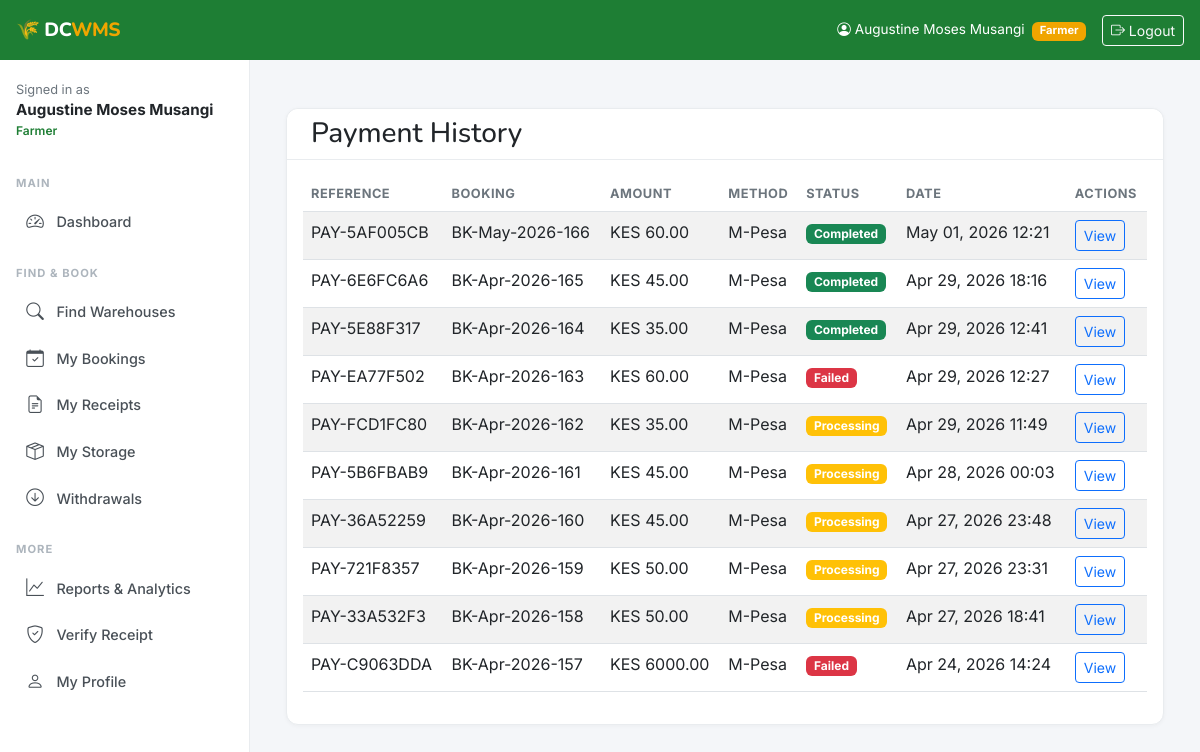
Screenshot of /payments/history/ (signed in) with the database file from the repository.
### accounts/models.py (models this page shows, shortened)
class User(AbstractUser):
    ROLE_FARMER = 'farmer'
    ROLE_OPERATOR = 'operator'
    ROLE_ADMIN = 'admin'
    ROLE_CHOICES = [
        (ROLE_FARMER, 'Farmer'),
        (ROLE_OPERATOR, 'Warehouse Operator'),
        (ROLE_ADMIN, 'Admin'),
    ]
    role = models.CharField(max_length=20, choices=ROLE_CHOICES, default=ROLE_FARMER)
    phone_number = models.CharField(max_length=15, blank=True)
    national_id = models.CharField(max_length=20, blank=True, unique=True, null=True)
    county = models.CharField(max_length=100, blank=True)
    sub_county = models.CharField(max_length=100, blank=True)
    village = models.CharField(max_length=100, blank=True)
    profile_photo = models.ImageField(upload_to='profiles/', blank=True, null=True)
    is_verified = models.BooleanField(default=False)
    created_at = models.DateTimeField(auto_now_add=True)
    updated_at = models.DateTimeField(auto_now=True)
    class Meta:
        verbose_name = 'User'
        verbose_name_plural = 'Users'
    @property
    def is_farmer(self):
        return self.role == self.ROLE_FARMER
    @property
    def is_operator(self):
        return self.role == self.ROLE_OPERATOR
    @property
    def is_admin_user(self):
        return self.role == self.ROLE_ADMIN or self.is_superuser

### payments/models.py (models this page shows, shortened)
class Payment(models.Model):
    STATUS_PENDING = 'pending'
    STATUS_PROCESSING = 'processing'
    STATUS_COMPLETED = 'completed'
    STATUS_FAILED = 'failed'
    STATUS_CANCELLED = 'cancelled'
    STATUS_CHOICES = [
        (STATUS_PENDING, 'Pending'),
        (STATUS_PROCESSING, 'Processing'),
        (STATUS_COMPLETED, 'Completed'),
        (STATUS_FAILED, 'Failed'),
        (STATUS_CANCELLED, 'Cancelled'),
    ]
    PAYMENT_METHOD_MPESA = 'mpesa'
    PAYMENT_METHOD_CHOICES = [
        (PAYMENT_METHOD_MPESA, 'M-Pesa'),
    ]
    payment_id = models.UUIDField(default=uuid.uuid4, editable=False, unique=True)
    booking = models.OneToOneField('bookings.Booking', on_delete=models.CASCADE, related_name='payment')
    farmer = models.ForeignKey(settings.AUTH_USER_MODEL, on_delete=models.CASCADE, related_name='payments')
    amount_kes = models.DecimalField(max_digits=12, decimal_places=2, validators=[MinValueValidator(0.01)])
    payment_method = models.CharField(max_length=20, choices=PAYMENT_METHOD_CHOICES, default=PAYMENT_METHOD_MPESA)
    mpesa_receipt_number = models.CharField(max_length=20, blank=True, null=True)
    mpesa_transaction_id = models.CharField(max_length=50, blank=True, null=True)
    mpesa_phone_number = models.CharField(max_length=15, blank=True, null=True)
    status = models.CharField(max_length=20, choices=STATUS_CHOICES, default=STATUS_PENDING)
    initiated_at = models.DateTimeField(auto_now_add=True)
    completed_at = models.DateTimeField(null=True, blank=True)
    callback_data = models.JSONField(null=True, blank=True)
    error_message = models.TextField(blank=True)
    class Meta:
        ordering = ['-initiated_at']
    @property
    def payment_ref(self):
        return f"PAY-{str(self.payment_id)[:8].upper()}"

### bookings/models.py (models this page shows, shortened)
class Booking(models.Model):
    STATUS_PENDING_PAYMENT = 'pending_payment'
    STATUS_CONFIRMED = 'confirmed'
    STATUS_ACTIVE = 'active'
    STATUS_COMPLETED = 'completed'
    STATUS_CANCELLED = 'cancelled'
    STATUS_CHOICES = [
        (STATUS_PENDING_PAYMENT, 'Pending Payment'),
        (STATUS_CONFIRMED, 'Confirmed'),
        (STATUS_ACTIVE, 'Active'),
        (STATUS_COMPLETED, 'Completed'),
        (STATUS_CANCELLED, 'Cancelled'),
    ]
    CEREAL_CHOICES = [
        ('maize', 'Maize'), ('wheat', 'Wheat'), ('sorghum', 'Sorghum'),
        ('millet', 'Millet'), ('barley', 'Barley'), ('rice', 'Rice'),
        ('beans', 'Beans'), ('peas', 'Peas'), ('other', 'Other'),
    ]
    booking_reference = models.CharField(max_length=20, unique=True, editable=False)
    farmer = models.ForeignKey(
        settings.AUTH_USER_MODEL, on_delete=models.CASCADE,
        related_name='bookings', limit_choices_to={'role': 'farmer'}
    )
    warehouse = models.ForeignKey(
        'warehouses.Warehouse', on_delete=models.CASCADE, related_name='bookings'
    )
    cereal_type = models.CharField(max_length=30, choices=CEREAL_CHOICES, default='maize')
    quantity_bags = models.IntegerField(
        validators=[MinValueValidator(1)],
        help_text="Number of 90kg bags"
    )
    quantity_mt = models.DecimalField(
        max_digits=8, decimal_places=3,
        help_text="Weight in metric tonnes (auto-calculated)"
    )
    storage_start_date = models.DateField()
    storage_end_date = models.DateField()
    total_fee_kes = models.DecimalField(max_digits=12, decimal_places=2, default=0)
    status = models.CharField(max_length=20, choices=STATUS_CHOICES, default=STATUS_PENDING_PAYMENT)
    farmer_notes = models.TextField(blank=True)
    created_at = models.DateTimeField(auto_now_add=True)
    updated_at = models.DateTimeField(auto_now=True)
    class Meta:
        ordering = ['-created_at']
    @property
    def booking_ref_human(self):
        return self.booking_reference or 'BK-UNKNOWN'

### payments/views.py (the view)
# urls.py: path('history/', views.payment_history, name='history'),
@login_required
def payment_history(request):
    payments = Payment.objects.filter(farmer=request.user).order_by('-initiated_at')
    context = {
        'payments': payments,
        'title': 'Payment History'
    }
    return render(request, 'payments/history.html', context)

### templates/payments/history.html (shortened to what this page needs)
{% extends 'base.html' %}
{% load static %}
{% block content %}
<div class="container mt-4">
    <div class="row">
        <div class="col-12">
            <div class="card">
                <div class="card-header">
                    <h3 class="card-title mb-0">
                        Payment History
                    </h3>
                </div>
                <div class="card-body">
                    {% if payments %}
                        <div class="table-responsive">
                            <table class="table table-striped">
                                <thead>
                                    <tr>
                                        <th>Reference</th>
                                        <th>Booking</th>
                                        <th>Amount</th>
                                        <th>Method</th>
                                        <th>Status</th>
                                        <th>Date</th>
                                        <th>Actions</th>
                                    </tr>
                                </thead>
                                <tbody>
                                    {% for payment in payments %}
                                    <tr>
                                        <td>{{ payment.payment_ref }}</td>
                                        <td>{{ payment.booking.booking_ref_human }}</td>
                                        <td>KES {{ payment.amount_kes|floatformat:2 }}</td>
                                        <td>{{ payment.get_payment_method_display }}</td>
                                        <td>
                                            {% if payment.status == 'completed' %}
                                                <span class="badge bg-success">Completed</span>
                                            {% elif payment.status == 'processing' %}
                                                <span class="badge bg-warning">Processing</span>
                                            {% elif payment.status == 'failed' %}
                                                <span class="badge bg-danger">Failed</span>
                                            {% else %}
                                                <span class="badge bg-secondary">{{ payment.get_status_display }}</span>
                                            {% endif %}
                                        </td>
                                        <td>{{ payment.initiated_at|date:"M d, Y H:i" }}</td>
                                        <td>
                                            <a href="{% url 'payments:status' payment.payment_id %}" class="btn btn-sm btn-outline-primary">
                                                 View
                                            </a>
                                        </td>
                                    </tr>
                                    {% endfor %}
                                </tbody>
                            </table>
                        </div>
                    {% else %}
                        <div class="text-center py-5">
                            <i class="fas fa-receipt fa-3x text-muted mb-3"></i>
                            <h4 class="text-muted">No Payments Found</h4>
                            <p class="text-muted">You haven't made any payments yet.</p>
                        </div>
                    {% endif %}
                </div>
            </div>
        </div>
    </div>
</div>
{% endblock %}

### templates/base.html (shortened to what this page needs)
<!DOCTYPE html>
<html lang="en">
<head>
  <link href="https://cdn.jsdelivr.net/npm/bootstrap@5.3.0/dist/css/bootstrap.min.css" rel="stylesheet">
  <link href="https://cdn.jsdelivr.net/npm/bootstrap-icons@1.11.0/font/bootstrap-icons.css" rel="stylesheet">
</head>
<body>
<div class="topbar">
  <a href="{% url 'dashboard:home' %}" class="brand">🌾 DC<span>WMS</span></a>
  <div class="topbar-right">
    {% if user.is_authenticated %}
      <span class="d-none d-md-inline" style="font-size:.85rem;">
        <i class="bi bi-person-circle me-1"></i>{{ user.get_full_name|default:user.username }}
        <span class="badge ms-1" style="background:var(--amber);font-size:.7rem;">{{ user.get_role_display }}</span>
      </span>
      <a href="{% url 'accounts:logout' %}" class="btn btn-sm btn-outline-light">
        <i class="bi bi-box-arrow-right"></i> <span class="d-none d-md-inline">Logout</span>
      </a>
    {% else %}
      <a href="{% url 'accounts:login' %}" class="btn btn-sm btn-outline-light">Login</a>
    {% endif %}
  </div>
</div>
{% if user.is_authenticated %}
<nav class="sidebar" id="sidebar">
  <div class="p-3 mt-1">
    <div style="font-size:.8rem;color:#6c757d;">Signed in as</div>
    <div style="font-weight:700;font-size:.95rem;">{{ user.get_full_name|default:user.username }}</div>
    <div style="font-size:.75rem;color:var(--green-primary);font-weight:600;">{{ user.get_role_display }}</div>
  </div>
  <div class="nav-label">Main</div>
  <a href="{% url 'dashboard:home' %}" class="nav-link {% if request.resolver_match.namespace == 'dashboard' %}active{% endif %}">
    <i class="bi bi-speedometer2"></i> Dashboard
  </a>
  {% if user.is_farmer or user.is_admin_user %}
  <div class="nav-label">Find & Book</div>
  <a href="{% url 'warehouses:finder' %}" class="nav-link {% if request.resolver_match.namespace == 'warehouses' and 'finder' in request.path %}active{% endif %}">
    <i class="bi bi-search"></i> Find Warehouses
  </a>
  <a href="{% url 'bookings:list' %}" class="nav-link {% if request.resolver_match.namespace == 'bookings' %}active{% endif %}">
    <i class="bi bi-calendar-check"></i> My Bookings
  </a>
  <a href="{% url 'receipts:list' %}" class="nav-link {% if request.resolver_match.namespace == 'receipts' %}active{% endif %}">
    <i class="bi bi-file-earmark-text"></i> My Receipts
  </a>
  <a href="{% url 'inventory:list' %}" class="nav-link {% if request.resolver_match.namespace == 'inventory' %}active{% endif %}">
    <i class="bi bi-box-seam"></i> My Storage
  </a>
  <a href="{% url 'withdrawals:list' %}" class="nav-link {% if request.resolver_match.namespace == 'withdrawals' %}active{% endif %}">
    <i class="bi bi-arrow-down-circle"></i> Withdrawals
  </a>
  {% endif %}
  <div class="nav-label">More</div>
  <a href="{% url 'reports:home' %}" class="nav-link {% if request.resolver_match.namespace == 'reports' %}active{% endif %}">
    <i class="bi bi-graph-up"></i> Reports & Analytics
  </a>
  <a href="{% url 'receipts:verify' %}" class="nav-link">
    <i class="bi bi-shield-check"></i> Verify Receipt
  </a>
  <a href="{% url 'accounts:profile' %}" class="nav-link">
    <i class="bi bi-person"></i> My Profile
  </a>
</nav>
{% endif %}
<main class="main-content {% if not user.is_authenticated %}ms-0{% endif %}">
  {% block content %}{% endblock %}
</main>
</body>
</html>

### templates/base.html (style rules this page uses)
:root { --green-primary: #1e7e34; --green-dark: #155724; --green-light: #d4edda; --amber: #f0a500; --amber-light: #fff3cd; --sidebar-w: 250px; --topbar-h: 60px; }
body { font-family: 'Inter', sans-serif; background: #f4f6f9; }
h1,h2,h3,h4,h5,h6,.brand { font-family: 'Nunito', sans-serif; }
.topbar { position: fixed; top: 0; left: 0; right: 0; height: var(--topbar-h); background: var(--green-primary); color: #fff; z-index: 1040; display: flex; align-items: center; padding: 0 1rem; gap: .75rem; }
.topbar .brand { font-weight: 800; font-size: 1.2rem; letter-spacing: -.5px; color: #fff; text-decoration: none; }
.topbar .brand span { color: var(--amber); }
.topbar-right { margin-left: auto; display: flex; align-items: center; gap: 1rem; }
.sidebar { position: fixed; top: var(--topbar-h); left: 0; bottom: 0; width: var(--sidebar-w); background: #fff; border-right: 1px solid #e9ecef; overflow-y: auto; z-index: 1030; transition: transform .3s ease; }
.sidebar .nav-label { font-size: .7rem; font-weight: 700; color: #adb5bd; text-transform: uppercase; letter-spacing: 1px; padding: 1.2rem 1rem .4rem; }
.sidebar .nav-link { color: #495057; padding: .6rem 1rem; display: flex; align-items: center; gap: .65rem; border-radius: 8px; margin: 1px 8px; font-size: .9rem; font-weight: 500; }
.sidebar .nav-link i { font-size: 1.1rem; width: 22px; text-align: center; }
.main-content { margin-left: var(--sidebar-w); padding-top: calc(var(--topbar-h) + 1.5rem); padding-right: 1.5rem; padding-left: 1.5rem; padding-bottom: 2rem; min-height: 100vh; }
.card { border: 1px solid #e9ecef; border-radius: 12px; box-shadow: 0 1px 4px rgba(0,0,0,.04); }
.card-header { background: #fff; border-bottom: 1px solid #e9ecef; font-weight: 700; border-radius: 12px 12px 0 0 !important; }
.table th { font-size: .8rem; text-transform: uppercase; letter-spacing: .5px; color: #6c757d; }

### rows the page displays
User: get_full_name "Augustine Moses Musangi", role "Farmer"
Payment: payment_ref "PAY-5AF005CB", booking.booking_ref_human "BK-May-2026-166", amount_kes "60.00", payment_method "M-Pesa", status "Completed", initiated_at "May 01, 2026 12:21"
Payment: payment_ref "PAY-6E6FC6A6", booking.booking_ref_human "BK-Apr-2026-165", amount_kes "45.00", payment_method "M-Pesa", status "Completed", initiated_at "Apr 29, 2026 18:16"
Payment: payment_ref "PAY-5E88F317", booking.booking_ref_human "BK-Apr-2026-164", amount_kes "35.00", payment_method "M-Pesa", status "Completed", initiated_at "Apr 29, 2026 12:41"
Payment: payment_ref "PAY-EA77F502", booking.booking_ref_human "BK-Apr-2026-163", amount_kes "60.00", payment_method "M-Pesa", status "Failed", initiated_at "Apr 29, 2026 12:27"
Payment: payment_ref "PAY-FCD1FC80", booking.booking_ref_human "BK-Apr-2026-162", amount_kes "35.00", payment_method "M-Pesa", status "Processing", initiated_at "Apr 29, 2026 11:49"
Payment: payment_ref "PAY-5B6FBAB9", booking.booking_ref_human "BK-Apr-2026-161", amount_kes "45.00", payment_method "M-Pesa", status "Processing", initiated_at "Apr 28, 2026 00:03"
Payment: payment_ref "PAY-36A52259", booking.booking_ref_human "BK-Apr-2026-160", amount_kes "45.00", payment_method "M-Pesa", status "Processing", initiated_at "Apr 27, 2026 23:48"
Payment: payment_ref "PAY-721F8357", booking.booking_ref_human "BK-Apr-2026-159", amount_kes "50.00", payment_method "M-Pesa", status "Processing", initiated_at "Apr 27, 2026 23:31"
Payment: payment_ref "PAY-33A532F3", booking.booking_ref_human "BK-Apr-2026-158", amount_kes "50.00", payment_method "M-Pesa", status "Processing", initiated_at "Apr 27, 2026 18:41"
Payment: payment_ref "PAY-C9063DDA", booking.booking_ref_human "BK-Apr-2026-157", amount_kes "6000.00", payment_method "M-Pesa", status "Failed", initiated_at "Apr 24, 2026 14:24"
